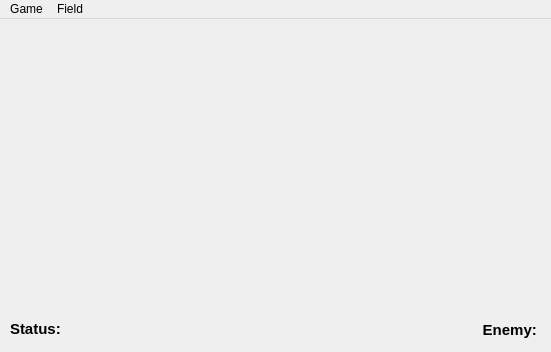
<?xml version="1.0" encoding="UTF-8"?>
<ui version="4.0">
 <class>MainWindow</class>
 <widget class="QMainWindow" name="MainWindow">
  <property name="geometry">
   <rect>
    <x>0</x>
    <y>0</y>
    <width>551</width>
    <height>352</height>
   </rect>
  </property>
  <property name="minimumSize">
   <size>
    <width>551</width>
    <height>352</height>
   </size>
  </property>
  <property name="maximumSize">
   <size>
    <width>551</width>
    <height>352</height>
   </size>
  </property>
  <property name="windowTitle">
   <string>Sea Battle 1.0</string>
  </property>
  <widget class="QWidget" name="centralwidget">
   <widget class="QLabel" name="gameStatusLabel">
    <property name="geometry">
     <rect>
      <x>10</x>
      <y>300</y>
      <width>321</width>
      <height>21</height>
     </rect>
    </property>
    <property name="font">
     <font>
      <pointsize>11</pointsize>
      <weight>75</weight>
      <bold>true</bold>
     </font>
    </property>
    <property name="text">
     <string>&lt;html&gt;&lt;head/&gt;&lt;body&gt;&lt;p&gt;Status:&lt;/p&gt;&lt;/body&gt;&lt;/html&gt;</string>
    </property>
   </widget>
   <widget class="QLabel" name="labelEnemy">
    <property name="geometry">
     <rect>
      <x>310</x>
      <y>300</y>
      <width>231</width>
      <height>21</height>
     </rect>
    </property>
    <property name="font">
     <font>
      <pointsize>11</pointsize>
      <weight>75</weight>
      <italic>false</italic>
      <bold>true</bold>
      <underline>false</underline>
      <strikeout>false</strikeout>
      <kerning>true</kerning>
     </font>
    </property>
    <property name="text">
     <string>Enemy: </string>
    </property>
    <property name="alignment">
     <set>Qt::AlignRight|Qt::AlignTrailing|Qt::AlignVCenter</set>
    </property>
   </widget>
  </widget>
  <widget class="QMenuBar" name="menubar">
   <property name="geometry">
    <rect>
     <x>0</x>
     <y>0</y>
     <width>551</width>
     <height>21</height>
    </rect>
   </property>
   <widget class="QMenu" name="menuGame">
    <property name="title">
     <string>Game</string>
    </property>
    <addaction name="actionStart"/>
    <addaction name="actionLeave"/>
    <addaction name="separator"/>
    <addaction name="actionExit"/>
   </widget>
   <widget class="QMenu" name="menuField">
    <property name="title">
     <string>Field</string>
    </property>
    <addaction name="actionClear"/>
   </widget>
   <addaction name="menuGame"/>
   <addaction name="menuField"/>
  </widget>
  <action name="actionStart">
   <property name="text">
    <string>Start</string>
   </property>
   <property name="shortcut">
    <string>Ctrl+S</string>
   </property>
  </action>
  <action name="actionLeave">
   <property name="text">
    <string>Leave</string>
   </property>
  </action>
  <action name="actionExit">
   <property name="text">
    <string>Exit</string>
   </property>
  </action>
  <action name="actionClear">
   <property name="text">
    <string>Clear</string>
   </property>
  </action>
 </widget>
 <resources/>
 <connections/>
</ui>
